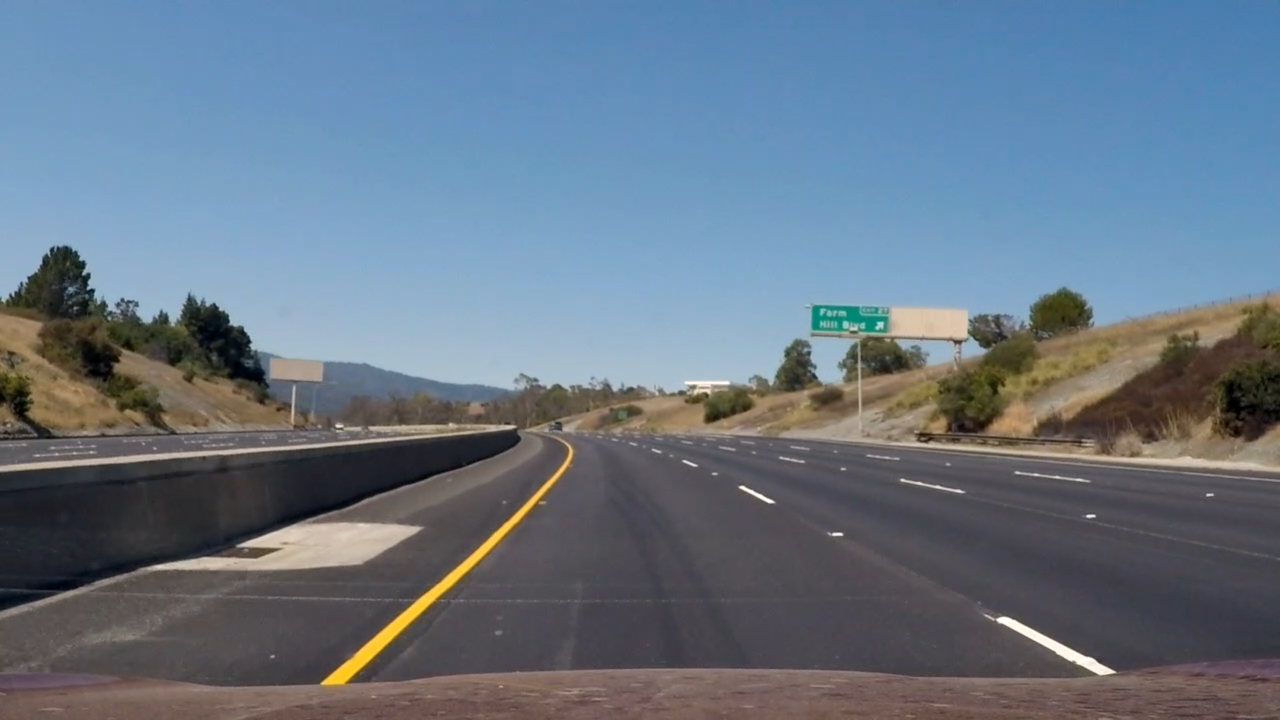
#> input picture src/1.png, 1280 x 720 px
$ python test.py
#> lines starting #> are read from the running program, lines starting #| are printed output that depends on the picture; after the words box and inside, x2 and y2 are one past the last pixel; in counts of white or black regions, pixels touching at a corner belong together
import cv2
import numpy as np

def grayscale(image):
    return cv2.cvtColor(image, cv2.COLOR_BGR2GRAY)

def warp(image):
    w = image.shape[1]
    h = image.shape[0]
    print(w,h)
    src = np.float32([[545, 465], [w - 500, 465], [400, h], [w, h]])  # 原始图像中 4点坐标
    dst = np.float32([[200, 0], [w, 0], [200, h ], [w , h]])  # 变换图像中 4点坐标

    M = cv2.getPerspectiveTransform(src, dst)
    invM = cv2.getPerspectiveTransform(dst, src)

    warped = cv2.warpPerspective(image, M, (image.shape[1], image.shape[0]), flags=cv2.INTER_LINEAR)
    return warped, invM

def threshold(image):
    ret, image = cv2.threshold(image, 180, 225, cv2.THRESH_BINARY)
    if(ret == False):
        print('Error in thresholding')
    else:
        return image

img = cv2.imread('1.png', cv2.IMREAD_GRAYSCALE)
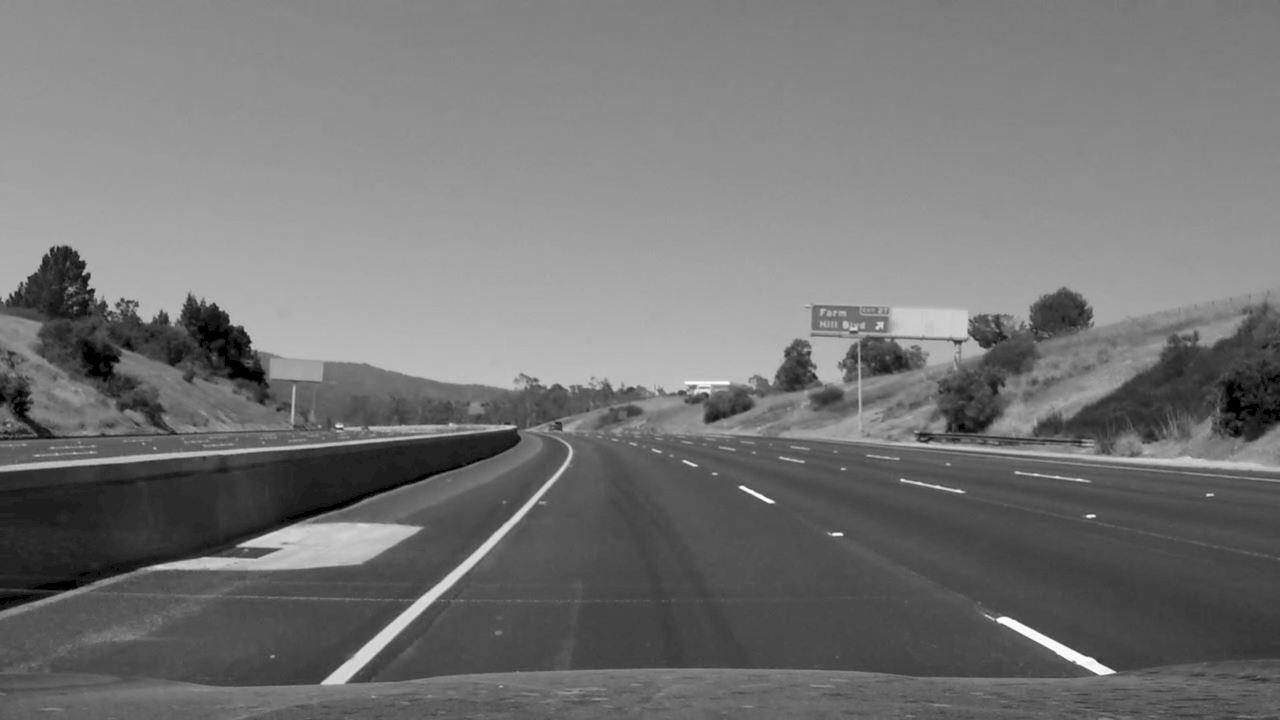
#> img: shape (720, 1280); min 0, max 255, mean 116.4
img,invM=warp(img)
#| 1280 720
#> in warp, `warped = cv2.warpPerspective(image, M, (image.shape[1], image.shape[0]..`:
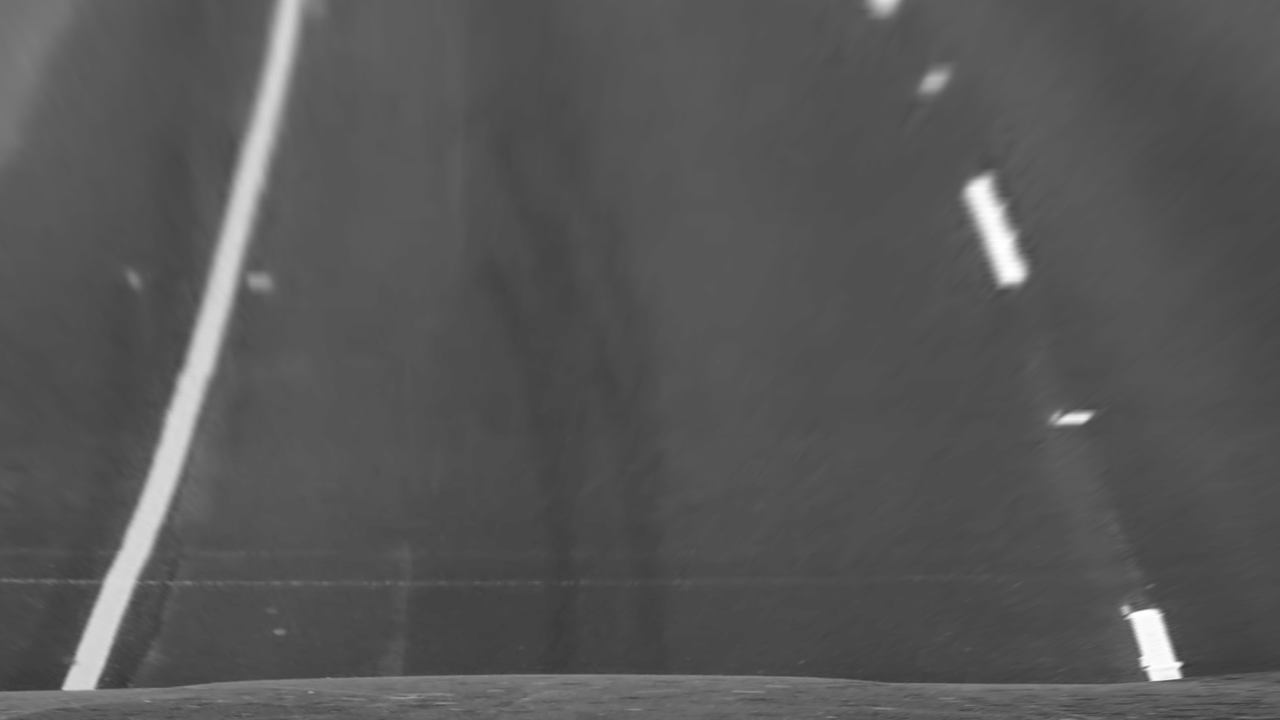
#> warped: shape (720, 1280); min 54, max 255, mean 86.3
#> invM = [[0.218, -0.609, 501.5], [-7.9e-17, -0.379, 465], [-1.7e-19, -0.00102, 1]]
img=threshold(img)
#> in threshold, `ret, image = cv2.threshold(image, 180, 225, cv2.THRESH_BINARY)`:
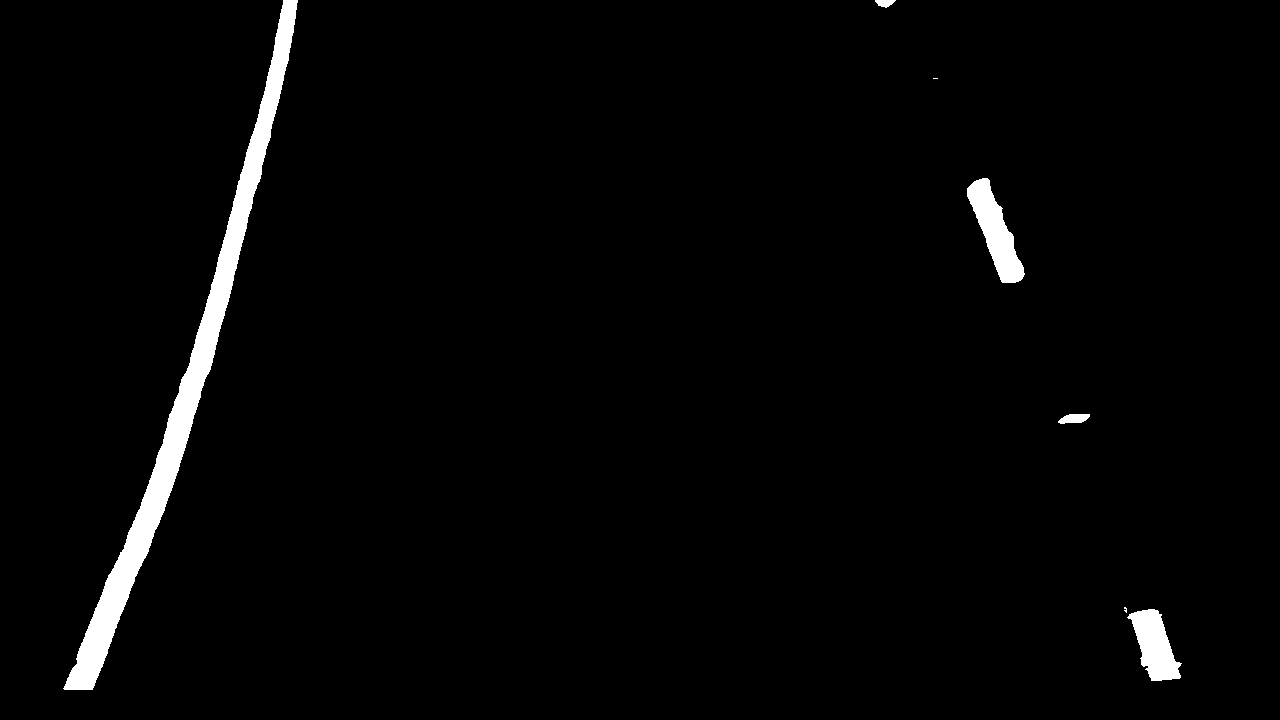
#> image: shape (720, 1280); values 0 (black) and 225 (white), 2.3% white; 7 white regions (2 under 20 px), largest, box (x1, y1, x2, y2) and area: (63, 0, 298, 690) 15595, (967, 178, 1025, 283) 2673, (1127, 609, 1182, 681) 2210, (1058, 414, 1090, 424) 233, (875, 0, 896, 8) 111
cv2.imwrite('2.png', img)
